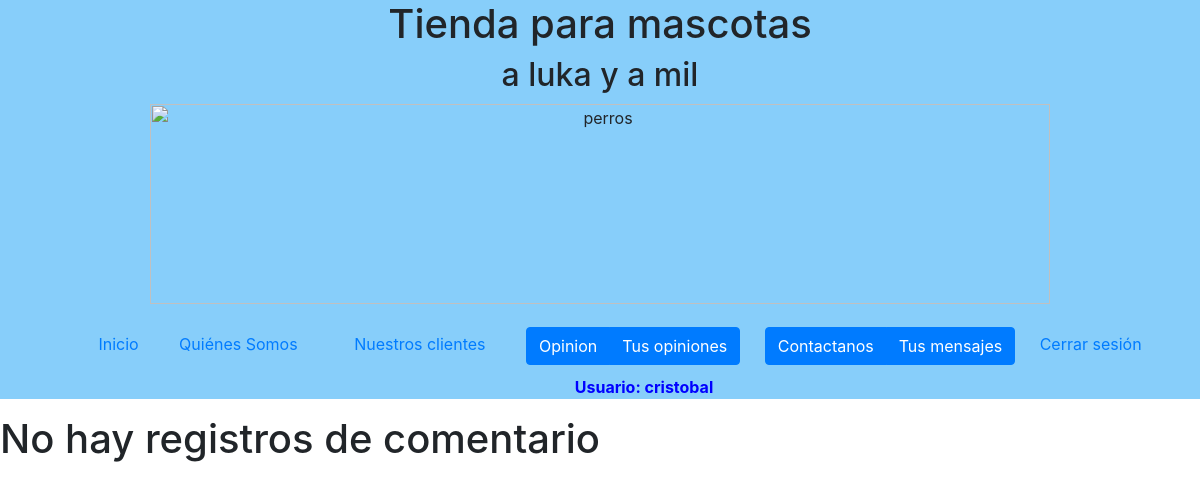
The page /list_comentarios/ (signed in) on the database as committed earlier.
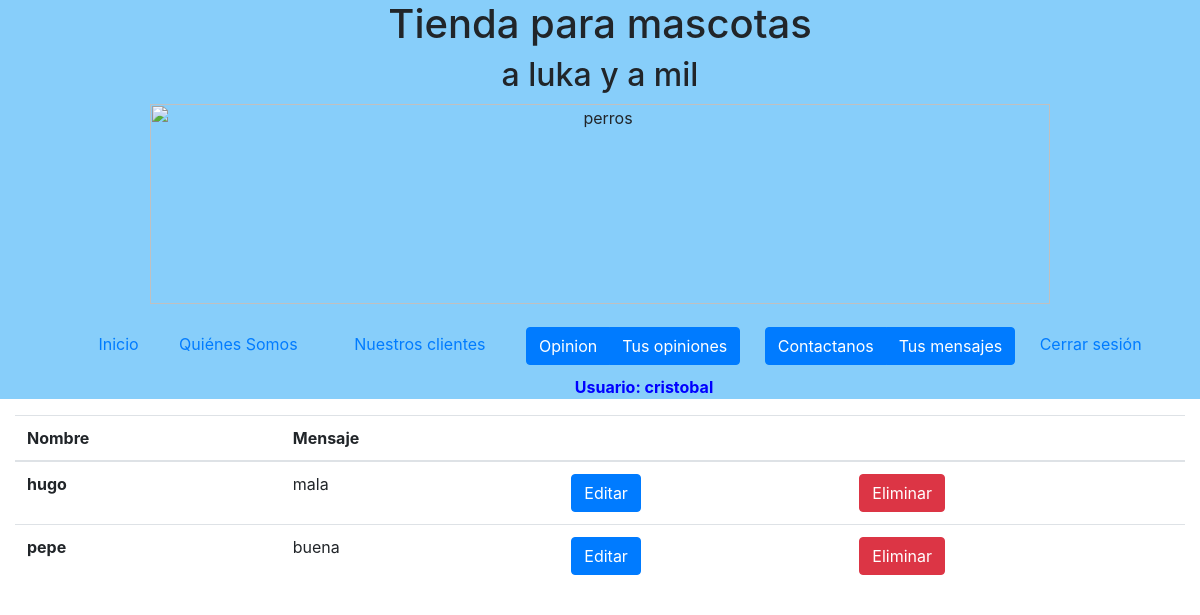
The same page on the database as committed later.
### opinion/models.py (models this page shows, shortened)
class Comentario(models.Model):
    nombre = models.CharField(max_length=50)
    comentario = models.TextField()

### opinion/views.py (the view)
# urls.py: path('list_comentarios/', login_required(views.ComentarioList.as_view()), name='list_comentarios'),
class ComentarioList(ListView):
    model = Comentario
    template_name = 'opinion/list_comentarios.html'

### templates/opinion/list_comentarios.html (shortened to what this page needs)
{% extends 'base2.html' %}
{% block content %}
    {% if object_list %}
    <div class="col-md-12 col-lg-12">
    <table class="table table-hover">
        <thead>
            <tr>
                <th>Nombre</th>
                <th>Mensaje</th>
                <th></th>
                <th></th>
            </tr>
        </thead>
        <tbody>
            {% for comentario in object_list %}
            <tr>
                <th scope="row">{{ comentario.nombre }} </th>
                <td>{{ comentario.comentario }}</td>
                <td><a class="btn btn-primary" href="{% url 'edit_comentario' comentario.id %}">Editar</a></td>
                <td><a class="btn btn-danger" href="{% url 'del_comentario' comentario.id %}">Eliminar</a></td>
            </tr>
            {% endfor %}
        </tbody>
    </table>
    {% else %}
    <h1>No hay registros de comentario</h1>
</div>
{% endif %} {% endblock %}

### templates/base2.html (shortened to what this page needs)
{% load static %}
<html>
    <head>
        <link rel="stylesheet" href="{% static 'css/estilos2.css' %}">
        <link rel="stylesheet" href="{% static 'css/bootstrap.min.css' %}">
    </head>
    <body>
    <div class="header">
        <div class="titular">
          <h1>Tienda para mascotas</h1>
          <h2>a luka y a mil</h2>
        </div>
        <div class="portada">
          <img src="{% static 'images/perros.jpg' %}" alt="perros">
        </div>
        <div class="navegacion">
          <ul>
            <li class="nav-item">
              <a href="{% url 'index' %}">Inicio</a>
            </li>
            <li class="nav-item">
              <a class="nav-link" href="{% url 'quienes_somos' %}">Quiénes Somos</a>
            </li>
            <li class="nav-item">
              <a class="nav-link" href="{% url 'nuestros_clientes' %}">Nuestros clientes</a>
            </li>
            <li class="nav-item">
              <div class="btn-group">
                <a href="http://localhost:8000/add_comentario" class="btn btn-primary">Opinion</a>
                <a href="http://localhost:8000/list_comentarios/" class="btn btn-primary">Tus opiniones</a>
              </div>
            </li>
            <li class="nav-item">
              <div class="btn-group">
                <a href="http://localhost:8000/add_mensaje" class="btn btn-primary">Contactanos</a>
                <a href="http://localhost:8000/list_mensajes/" class="btn btn-primary">Tus mensajes</a>
              </div>
            </li>
            {% if user.is_authenticated %}
              <li class="nav-item"><a href="{% url 'logout' %}">Cerrar sesión</a></li>
              <span class="ml-md-5" style="color: blue;"><strong>Usuario: {{ user.get_username }}</strong></span>
            {% endif %}
          </ul>
        </div>
      </div>
    <div class="content">
        <div class="row">
            <div class="col-md-12">
                {% block content %} {% endblock %}
            </div>
        </div>
    </div>
    </body>
</html>

### static/css/estilos2.css (style rules this page uses)
.header { background-color: lightskyblue; justify-content: space-around; }
.portada img { text-align: center; justify-content: right; margin: 10px auto; display: block; width: 900px; height: 200px; }
.titular { text-align: center; }
.navegacion { text-align: center; }
.navegacion ul li { padding: 10px; list-style: none; display: inline-block; }
.content { width: 100%; }

Rows that differ between the two databases and show on the page:
added Comentario: nombre "hugo", comentario "mala"
added Comentario: nombre "pepe", comentario "buena"
Other text that changed with them:
text no longer shown: "No hay registros de comentario"
text now shown: "Nombre Mensaje"
